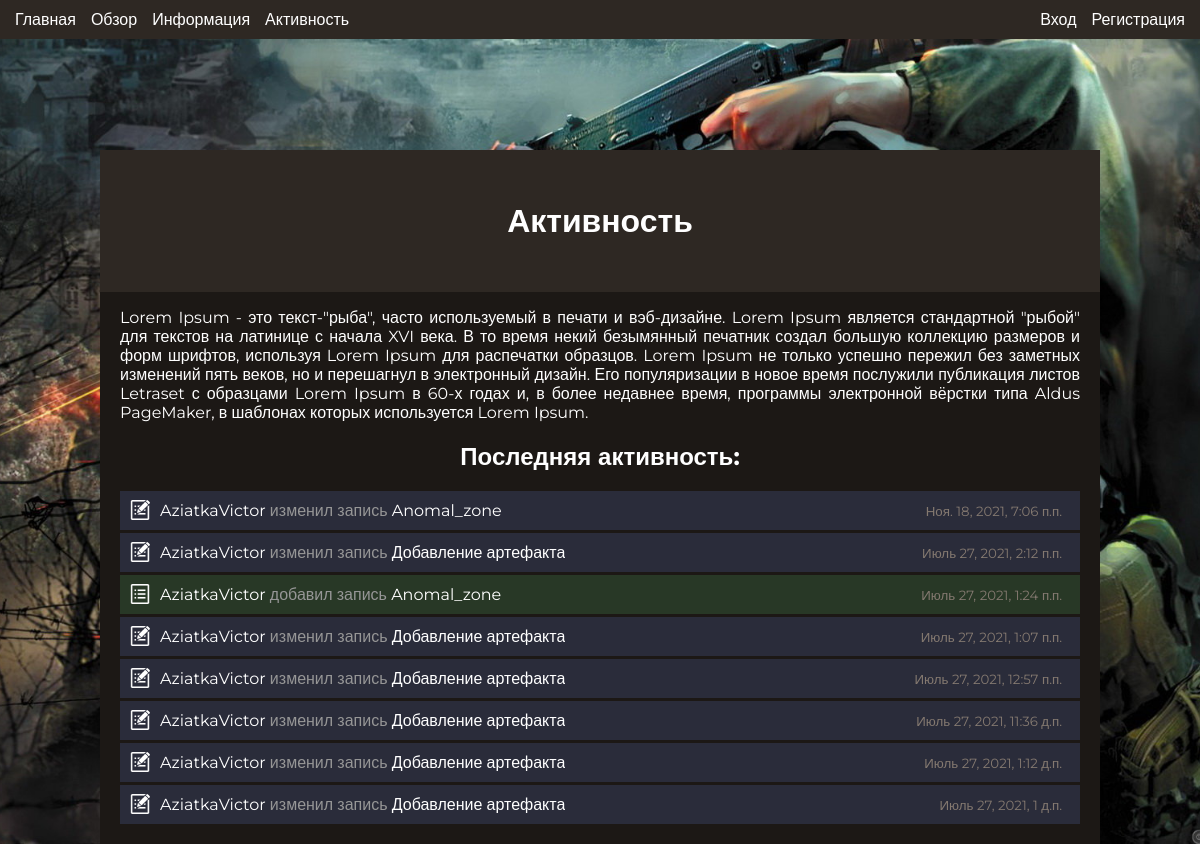
The page /history/ on the database its author committed.
### main/models.py (models this page shows, shortened)
class History(models.Model):
    type = models.ForeignKey(HistoryType, blank=True, null=True, on_delete=models.PROTECT)
    author = models.ForeignKey(User, blank=True, null=True, on_delete=models.PROTECT)
    info = models.ForeignKey(Page, blank=True, null=True, on_delete=models.SET_NULL)
    info_name = models.CharField(blank=True, null=True, max_length=70)
    date = models.DateTimeField(auto_now_add=True)

class HistoryType(models.Model):
    name = models.CharField(max_length=128)
    descr = models.CharField(blank=True, null=True, max_length=128)

class Page(models.Model):
    name = models.CharField(max_length=70)
    content = RichTextField()
    author = models.ForeignKey(User, blank=True, null=True, on_delete=models.PROTECT)
    type = models.ForeignKey(Type, on_delete=models.PROTECT)
    stalker = models.ForeignKey(Stalker, on_delete=models.PROTECT)
    date_publish = models.DateTimeField(auto_now_add=True)

### main/views.py (the view)
# urls.py: path('history/', views.history_page, name='history'),
def history_page(request):
    history = History.objects.order_by('-date')
    context = {'history': history}
    return render(request, 'main/history_page.html', context)

### main/templates/main/history_page.html (shortened to what this page needs)
{% extends 'main/base.html' %}
{% block content %}
<div class="main-container">
    <div class="title-container">
        <h1 class="title-text">
            Активность
        </h1>
    </div>
    <div class="content-container">
        <p>
            Lorem Ipsum - это текст-"рыба", часто используемый в печати и вэб-дизайне. Lorem Ipsum является стандартной "рыбой" для текстов на латинице с начала XVI века. В то время некий безымянный печатник создал большую коллекцию размеров и форм шрифтов, используя Lorem Ipsum для распечатки образцов. Lorem Ipsum не только успешно пережил без заметных изменений пять веков, но и перешагнул в электронный дизайн. Его популяризации в новое время послужили публикация листов Letraset с образцами Lorem Ipsum в 60-х годах и, в более недавнее время, программы электронной вёрстки типа Aldus PageMaker, в шаблонах которых используется Lorem Ipsum.
        </p>
        <h2 style="text-align: center;">Последняя активность:</h2>
        {% if history %}
            {% for item in history %}
                <div class="list-bar {{ item.type.name }}">
                {% if item.info %}
                        <li class="list-bar-title">{{ item.author }} <font color="#969696">{{ item.type.descr }}</font> <a href="{% url 'article-detail' item.info.id %}">{{ item.info.name }}</a></li>
                {% else %}
                        <li class="list-bar-title">{{ item.author }} <font color="#969696">{{ item.type.descr }}</font> {{ item.info_name }} <font color="#969696">Удалено</font></li>
                {% endif %}
                    <li class="list-bar-title"><small>{{ item.date }}</small></li>
                </div>
            {% endfor %}
        {% endif %}
    </div>
</div>
{% endblock %}

### main/templates/main/base.html (shortened to what this page needs)
<!DOCTYPE html>
<html lang="en">
{% load static %}
<head>
    <link rel="stylesheet" type="text/css" href="{% static 'main/style.css' %}">
    <link rel="stylesheet" type="text/css" href="{% static 'main/ckeditor_custom.css' %}">
    <link rel="stylesheet" href="https://highlightjs.org/static/demo/styles/monokai-sublime.css">
</head>
<body class="body-main">
    <nav class="navigator">
        {% if not request.user.is_authenticated %}
            <div class="navigator-container">
                <li class="navigator-item"><a href="{% url 'home' %}">Главная</a></li>
                <li class="navigator-item"><a href="{% url 'review' %}">Обзор</a></li>
                <li class="navigator-item"><a href="{% url 'info' %}">Информация</a></li>
                <li class="navigator-item"><a href="{% url 'history' %}">Активность</a></li>
            </div>
            <div class="navigator-container">
                <li class="navigator-item"><a href="{% url 'login' %}">Вход</a></li>
                <li class="navigator-item"><a href="{% url 'regist' %}">Регистрация</a></li>
            </div>
        {% endif %}
    </nav>
    {% block content %}{% endblock %}
</body>
</html>

### main/static/main/style.css (style rules this page uses)
html { height: -webkit-fill-available; margin: 0; padding: 0; }
body { margin: 0; padding: 0; color: #ffffff; min-width: 1000px !important; font-family: 'Montserrat', sans-serif; }
.body-main { background: url(main-background.jpg); background-position: center; background-size: cover; background-attachment: fixed; }
a { text-decoration: none; color: #ffffff; transition: 0.25s color; }
.navigator { width: -webkit-fill-available; background: #2e2823; position: fixed; display: flex; justify-content: space-between; top: 0; padding: 10px 15px; list-style: none; z-index: 9999; }
.navigator-container { display: flex; }
.navigator-item { padding-right: 15px; }
.navigator-item:last-child { padding: 0px !important; }
.title-container { width: 100%; padding: 30px 0; background: #2e2823; }
.title-text { text-align: center; }
.content-container { padding: 0 20px 20px 20px; text-align: justify; }
.main-container { width: 1000px; margin: 0 auto; margin-top: 150px; background: #1c1815; }
.list-bar { width: -webkit-fill-available; background: #3a3430; display: flex; justify-content: space-between; list-style: none; padding: 10px 15px; margin-top: 3px; }
.list-bar.Add { background: #283826; padding-left: 40px; background-image: url(add-page.png); background-size: 20px; background-repeat: no-repeat; background-position: 10px; }
.list-bar.Edit { background: #2a2c3a; padding-left: 40px; background-image: url(edit-page.png); background-size: 20px; background-repeat: no-repeat; background-position: 10px; }
.list-bar-title { width: fit-content; margin-right: 3px; text-align: left; white-space: nowrap; overflow: hidden; text-overflow: ellipsis; }
small { color: #847970; }

### rows shown on the page
History: author "AziatkaVictor", type.descr "изменил запись", info.name "Anomal_zone", date "Ноя. 18, 2021, 7:06 п.п."
History: author "AziatkaVictor", type.descr "изменил запись", info.name "Добавление артефакта", date "Июль 27, 2021, 2:12 п.п."
History: shows a picture, author "AziatkaVictor", type.descr "добавил запись", info.name "Anomal_zone", date "Июль 27, 2021, 1:24 п.п."
History: author "AziatkaVictor", type.descr "изменил запись", info.name "Добавление артефакта", date "Июль 27, 2021, 1:07 п.п."
History: author "AziatkaVictor", type.descr "изменил запись", info.name "Добавление артефакта", date "Июль 27, 2021, 12:57 п.п."
History: author "AziatkaVictor", type.descr "изменил запись", info.name "Добавление артефакта", date "Июль 27, 2021, 11:36 д.п."
History: author "AziatkaVictor", type.descr "изменил запись", info.name "Добавление артефакта", date "Июль 27, 2021, 1:12 д.п."
History: author "AziatkaVictor", type.descr "изменил запись", info.name "Добавление артефакта", date "Июль 27, 2021, 1 д.п."
